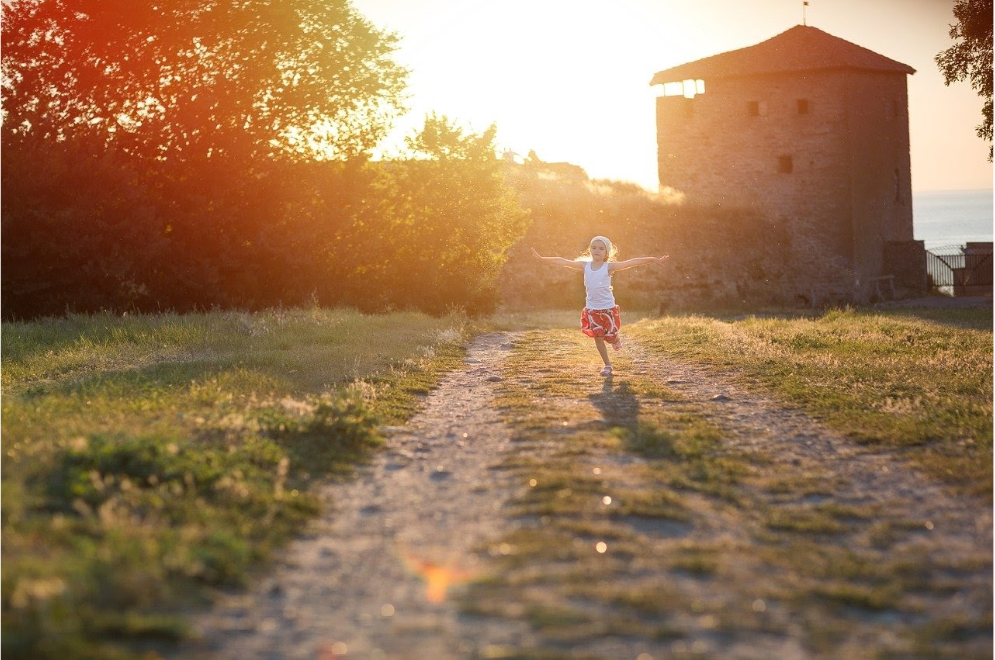
#> input picture images/image01.png, 995 x 660 px
$ python -i dip.py   (imports and definitions only)
#> lines starting #> are read from the running program, lines starting #| are printed output that depends on the picture
import cv2
import matplotlib.pyplot as plt
import streamlit as st


def show_image_st(image, *args,**kwargs):
    plt.imshow(image, **kwargs)
    #This seems a very bad implementation, I will find a better later...
    # I'm learning how to use args
    if args:
        plt.title(args[0])
    st.pyplot()

def convert_color_channel(image, f, t):
    if f == 'RGB':
        if t == 'GRAY':
            return cv2.cvtColor(image, cv2.COLOR_RGB2GRAY)
        elif t == 'BGR':
            return cv2.cvtColor(image, cv2.COLOR_RGB2BGR)
    elif f == 'BGR':
        if t == 'RGB':
            return cv2.cvtColor(image, cv2.COLOR_BGR2RGB)
        elif t == 'GRAY':
            return cv2.cvtColor(image, cv2.COLOR_BGR2GRAY)


def dip():
    image = cv2.imread('images/image01.png')
#> image is the input picture: shape (660, 995, 3); mean B, G, R 85.6, 118.5, 152.6

    image = convert_color_channel(image, 'BGR', 'RGB')
    image_gray = convert_color_channel(image, 'RGB', 'GRAY')
#> call 2 of convert_color_channel, with f = 'RGB', t = 'GRAY'
#> in convert_color_channel (call 2), `return cv2.cvtColor(image, cv2.COLOR_RGB2GRAY)`:
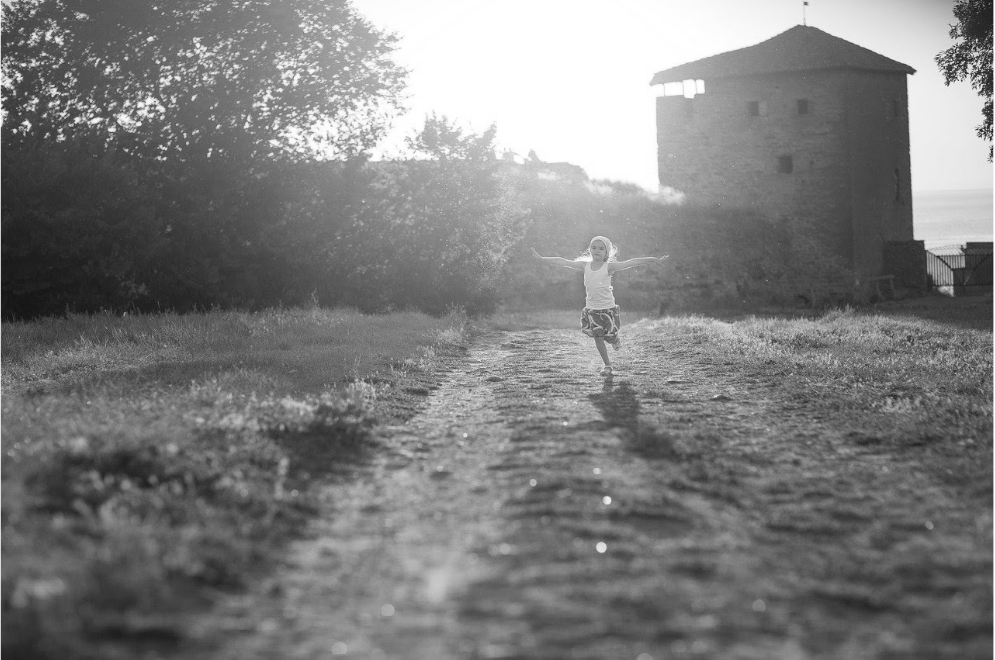
#> returned value: shape (660, 995); min 17, max 255, mean 124.9
    image_roi = image[210:400, 500:700]
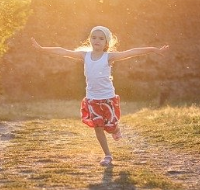
#> image_roi: shape (190, 200, 3); mean R, G, B 188.3, 140.6, 96.2

    show_image_st(image, 'RGB - Image ')
    show_image_st(image_gray,'Gray - Image',cmap='gray')
    show_image_st(image_roi, 'ROI')

>>> result = dip()
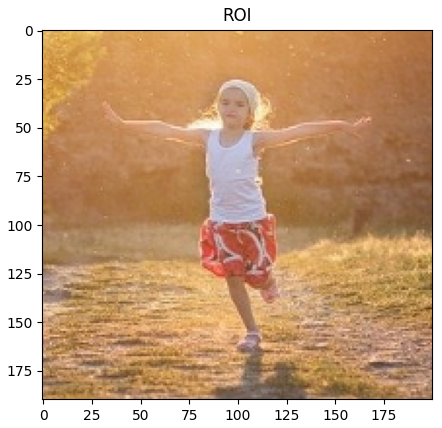
#> figure drawn by matplotlib, 1 panel

$ run again, with images/px-people.jpg saved as images/image01.png
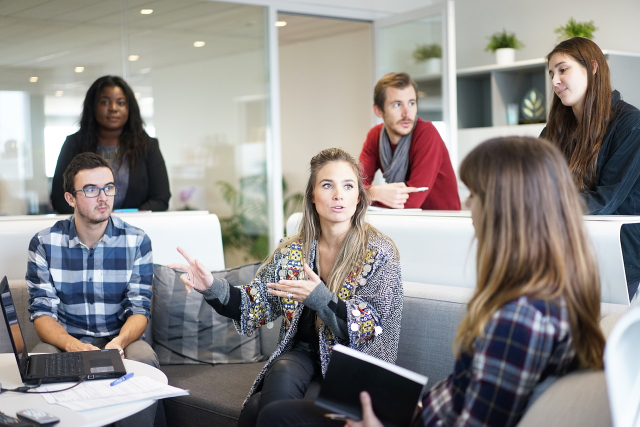
#> input picture images/px-people.jpg, 1280 x 853 px (shown at 1/2 size)
#> in dip, image is the input picture: shape (853, 1280, 3); mean B, G, R 136.9, 139, 142.8
#> in dip, `image_roi = image[210:400, 500:700]`:
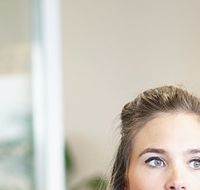
#> image_roi: shape (190, 200, 3); mean R, G, B 204.2, 198.7, 187.8
#> `result = dip()`:
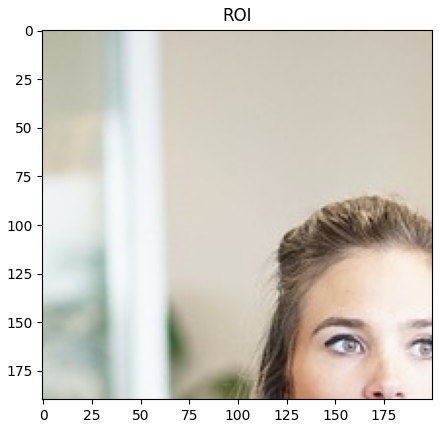
#> figure drawn by matplotlib, 1 panel
